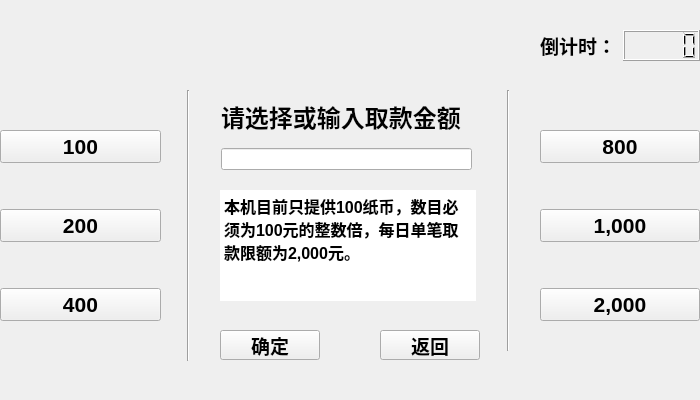
<?xml version="1.0" encoding="UTF-8"?>
<ui version="4.0">
 <class>ATMTakeMoneyForm</class>
 <widget class="QWidget" name="ATMTakeMoneyForm">
  <property name="geometry">
   <rect>
    <x>0</x>
    <y>0</y>
    <width>700</width>
    <height>400</height>
   </rect>
  </property>
  <property name="windowTitle">
   <string>Form</string>
  </property>
  <widget class="QWidget" name="verticalLayoutWidget">
   <property name="geometry">
    <rect>
     <x>0</x>
     <y>90</y>
     <width>161</width>
     <height>271</height>
    </rect>
   </property>
   <layout class="QVBoxLayout" name="vertical_layout_a">
    <item>
     <widget class="QPushButton" name="button_100">
      <property name="font">
       <font>
        <pointsize>16</pointsize>
        <weight>75</weight>
        <bold>true</bold>
       </font>
      </property>
      <property name="text">
       <string>100</string>
      </property>
     </widget>
    </item>
    <item>
     <widget class="QPushButton" name="button_200">
      <property name="font">
       <font>
        <pointsize>16</pointsize>
        <weight>75</weight>
        <bold>true</bold>
       </font>
      </property>
      <property name="text">
       <string>200</string>
      </property>
     </widget>
    </item>
    <item>
     <widget class="QPushButton" name="button_400">
      <property name="font">
       <font>
        <pointsize>16</pointsize>
        <weight>75</weight>
        <bold>true</bold>
       </font>
      </property>
      <property name="text">
       <string>400</string>
      </property>
     </widget>
    </item>
   </layout>
  </widget>
  <widget class="QWidget" name="verticalLayoutWidget_2">
   <property name="geometry">
    <rect>
     <x>540</x>
     <y>90</y>
     <width>160</width>
     <height>271</height>
    </rect>
   </property>
   <layout class="QVBoxLayout" name="vertical_layout_b">
    <item>
     <widget class="QPushButton" name="button_800">
      <property name="font">
       <font>
        <pointsize>16</pointsize>
        <weight>75</weight>
        <bold>true</bold>
       </font>
      </property>
      <property name="text">
       <string>800</string>
      </property>
     </widget>
    </item>
    <item>
     <widget class="QPushButton" name="button_1000">
      <property name="font">
       <font>
        <pointsize>16</pointsize>
        <weight>75</weight>
        <bold>true</bold>
       </font>
      </property>
      <property name="text">
       <string>1,000</string>
      </property>
     </widget>
    </item>
    <item>
     <widget class="QPushButton" name="button_2000">
      <property name="font">
       <font>
        <pointsize>16</pointsize>
        <weight>75</weight>
        <bold>true</bold>
       </font>
      </property>
      <property name="text">
       <string>2,000</string>
      </property>
     </widget>
    </item>
   </layout>
  </widget>
  <widget class="QPushButton" name="button_return">
   <property name="geometry">
    <rect>
     <x>380</x>
     <y>330</y>
     <width>100</width>
     <height>30</height>
    </rect>
   </property>
   <property name="font">
    <font>
     <pointsize>14</pointsize>
     <weight>75</weight>
     <bold>true</bold>
    </font>
   </property>
   <property name="text">
    <string>返回</string>
   </property>
  </widget>
  <widget class="QWidget" name="verticalLayoutWidget_3">
   <property name="geometry">
    <rect>
     <x>221</x>
     <y>90</y>
     <width>251</width>
     <height>80</height>
    </rect>
   </property>
   <layout class="QVBoxLayout" name="vertical_layout_c">
    <item>
     <widget class="QLabel" name="label_money">
      <property name="font">
       <font>
        <pointsize>18</pointsize>
        <weight>75</weight>
        <bold>true</bold>
       </font>
      </property>
      <property name="text">
       <string>请选择或输入取款金额</string>
      </property>
     </widget>
    </item>
    <item>
     <widget class="QLineEdit" name="line_edit_money"/>
    </item>
   </layout>
  </widget>
  <widget class="QTextBrowser" name="text_browser_info">
   <property name="geometry">
    <rect>
     <x>220</x>
     <y>190</y>
     <width>256</width>
     <height>111</height>
    </rect>
   </property>
   <property name="frameShape">
    <enum>QFrame::NoFrame</enum>
   </property>
   <property name="html">
    <string>&lt;!DOCTYPE HTML PUBLIC &quot;-//W3C//DTD HTML 4.0//EN&quot; &quot;http://www.w3.org/TR/REC-html40/strict.dtd&quot;&gt;
&lt;html&gt;&lt;head&gt;&lt;meta name=&quot;qrichtext&quot; content=&quot;1&quot; /&gt;&lt;style type=&quot;text/css&quot;&gt;
p, li { white-space: pre-wrap; }
&lt;/style&gt;&lt;/head&gt;&lt;body style=&quot; font-family:'Ubuntu'; font-size:11pt; font-weight:400; font-style:normal;&quot;&gt;
&lt;p style=&quot; margin-top:0px; margin-bottom:0px; margin-left:0px; margin-right:0px; -qt-block-indent:0; text-indent:0px;&quot;&gt;&lt;span style=&quot; font-size:12pt; font-weight:600;&quot;&gt;本机目前只提供100纸币，数目必须为100元的整数倍，每日单笔取款限额为2,000元。&lt;/span&gt;&lt;/p&gt;&lt;/body&gt;&lt;/html&gt;</string>
   </property>
  </widget>
  <widget class="Line" name="line_a">
   <property name="geometry">
    <rect>
     <x>180</x>
     <y>90</y>
     <width>16</width>
     <height>271</height>
    </rect>
   </property>
   <property name="orientation">
    <enum>Qt::Vertical</enum>
   </property>
  </widget>
  <widget class="Line" name="line_b">
   <property name="geometry">
    <rect>
     <x>500</x>
     <y>90</y>
     <width>16</width>
     <height>261</height>
    </rect>
   </property>
   <property name="orientation">
    <enum>Qt::Vertical</enum>
   </property>
  </widget>
  <widget class="QWidget" name="horizontalLayoutWidget">
   <property name="geometry">
    <rect>
     <x>540</x>
     <y>30</y>
     <width>160</width>
     <height>31</height>
    </rect>
   </property>
   <layout class="QHBoxLayout" name="horizontal_layout_a">
    <item>
     <widget class="QLabel" name="label_timer">
      <property name="font">
       <font>
        <pointsize>14</pointsize>
        <weight>75</weight>
        <bold>true</bold>
       </font>
      </property>
      <property name="text">
       <string>倒计时：</string>
      </property>
     </widget>
    </item>
    <item>
     <widget class="QLCDNumber" name="lcd_timer">
      <property name="font">
       <font>
        <pointsize>14</pointsize>
        <weight>75</weight>
        <bold>true</bold>
       </font>
      </property>
     </widget>
    </item>
   </layout>
  </widget>
  <widget class="QPushButton" name="button_accept">
   <property name="geometry">
    <rect>
     <x>220</x>
     <y>330</y>
     <width>100</width>
     <height>30</height>
    </rect>
   </property>
   <property name="font">
    <font>
     <pointsize>14</pointsize>
     <weight>75</weight>
     <bold>true</bold>
    </font>
   </property>
   <property name="text">
    <string>确定</string>
   </property>
  </widget>
 </widget>
 <resources/>
 <connections/>
</ui>
